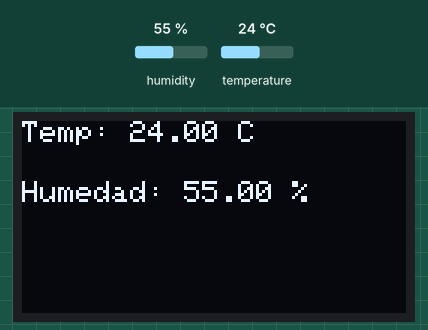
Simulated run of this program. Board: ESP32-S3. On the bench: 128×64 one-colour display. Inputs (shaded band) come from the test bench; at power-on: humidity 55 %, temperature 24 °C. What the program prints to the serial monitor is not drawn.

Above: at 3.2 s.
3.3 s: humidity set to 22 %
At 4.8 s:
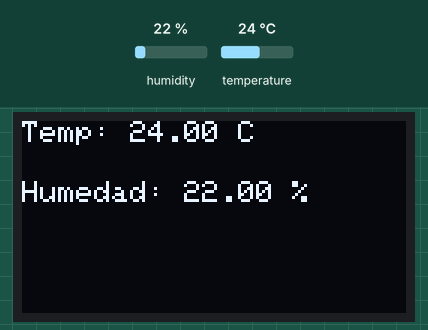
6.1 s: temperature set to 12 °C
At 6.7 s:
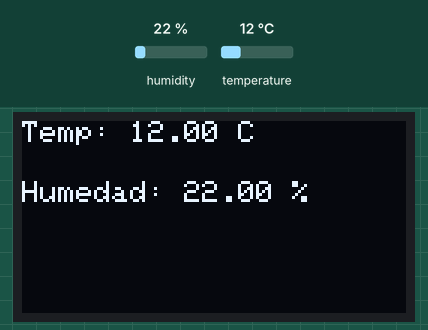
8.9 s: humidity set to 40 %
At 11.5 s:
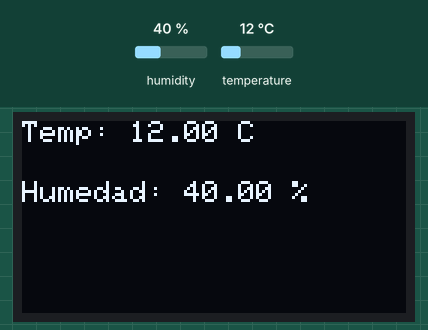
12.0 s: temperature set to 19 °C
Timing chart, 0 to 15.0 s (numbered marks = the images above; inputs shaded):
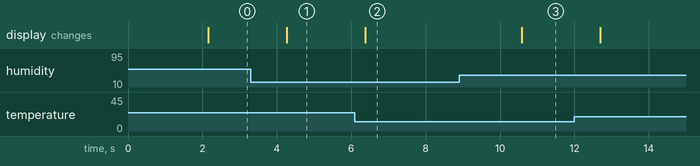

Measured:
- after the input at 3.3 s, the display: changes after 0.97 s (image 1)
- after the input at 6.1 s, the display: changes after 0.27 s (image 2)
- after the input at 8.9 s, the display: changes after 1.7 s (image 3)

The program:

main.cpp
```cpp
#include <Wire.h>
#include <Adafruit_SSD1306.h>
#include <Adafruit_AHTX0.h>

// Definir los buses I2C
TwoWire I2C_AHT10 = TwoWire(0);  // Bus I2C #1 para AHT10
TwoWire I2C_SSD1306 = TwoWire(1); // Bus I2C #2 para SSD1306

// Configuración de pines
#define SDA_AHT10 6
#define SCL_AHT10 7
#define SDA_SSD1306 8
#define SCL_SSD1306 9

// Inicializar dispositivos
Adafruit_AHTX0 aht;
Adafruit_SSD1306 display(128, 64, &I2C_SSD1306);

void setup() {
    Serial.begin(115200);

    // Iniciar buses I2C
    I2C_AHT10.begin(SDA_AHT10, SCL_AHT10, 100000);
    I2C_SSD1306.begin(SDA_SSD1306, SCL_SSD1306, 100000);

    // Inicializar el sensor AHT10
    if (!aht.begin(&I2C_AHT10)) {
        Serial.println("Error: No se encontró el sensor AHT10");
        while (1);
    }
    Serial.println("AHT10 inicializado correctamente");

    // Inicializar la pantalla OLED
    if (!display.begin(SSD1306_SWITCHCAPVCC, 0x3C)) {
        Serial.println("Error: No se encontró la pantalla SSD1306");
        while (1);
    }
    Serial.println("Pantalla SSD1306 inicializada correctamente");

    display.clearDisplay();
    display.setTextSize(1);
    display.setTextColor(SSD1306_WHITE);
    display.setCursor(0, 0);
    display.print("Inicializando...");
    display.display();
    delay(2000);
}

void loop() {
    sensors_event_t humidity, temp;
    aht.getEvent(&humidity, &temp);  // Obtener datos del AHT10

    // Mostrar valores en pantalla
    display.clearDisplay();
    display.setCursor(0, 0);
    display.setTextSize(1);
    display.print("Temp: ");
    display.print(temp.temperature);
    display.print(" C");

    display.setCursor(0, 20);
    display.print("Humedad: ");
    display.print(humidity.relative_humidity);
    display.print(" %");

    display.display();
    delay(2000);  // Actualizar cada 2 segundos
}
```
